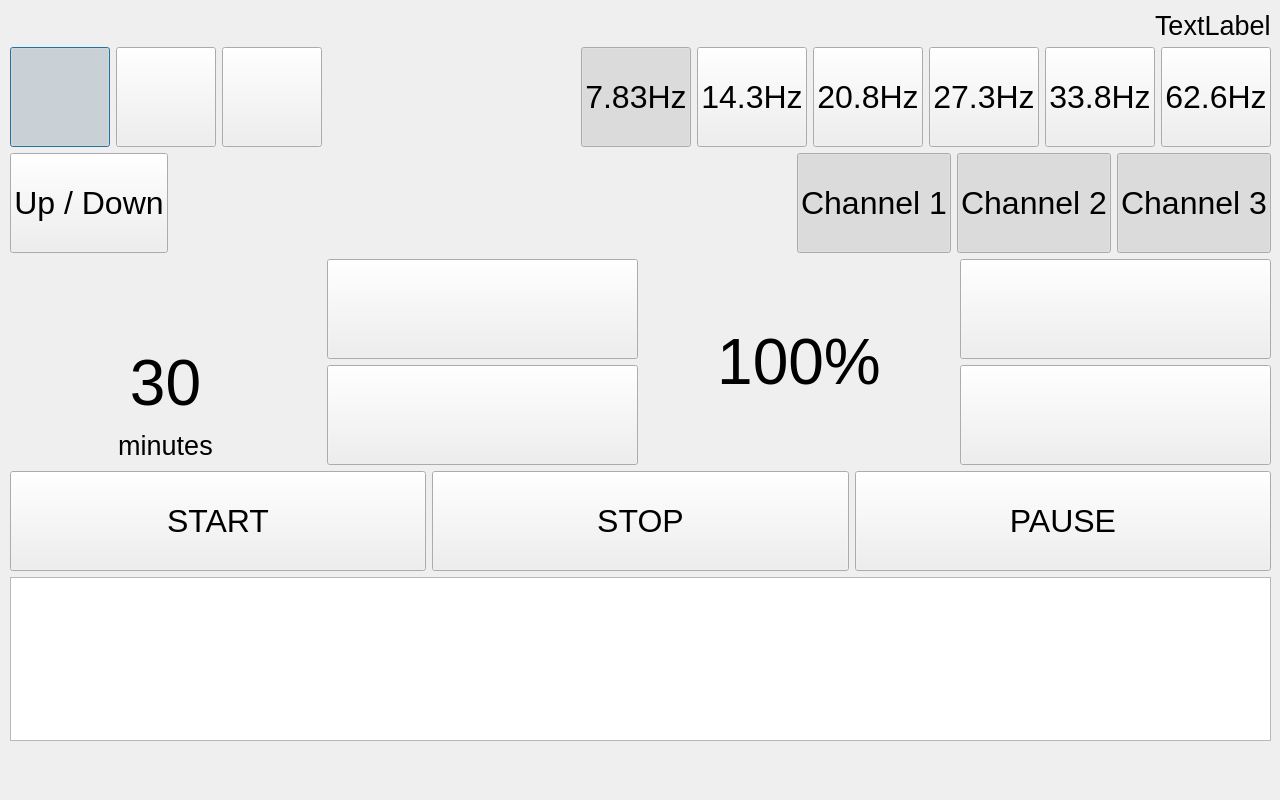
<?xml version="1.0" encoding="UTF-8"?>
<ui version="4.0">
 <class>Dialog</class>
 <widget class="QDialog" name="Dialog">
  <property name="geometry">
   <rect>
    <x>0</x>
    <y>0</y>
    <width>1280</width>
    <height>800</height>
   </rect>
  </property>
  <property name="sizePolicy">
   <sizepolicy hsizetype="Preferred" vsizetype="Preferred">
    <horstretch>0</horstretch>
    <verstretch>0</verstretch>
   </sizepolicy>
  </property>
  <property name="minimumSize">
   <size>
    <width>0</width>
    <height>0</height>
   </size>
  </property>
  <property name="windowTitle">
   <string>Dialog</string>
  </property>
  <property name="styleSheet">
   <string notr="true"/>
  </property>
  <widget class="QWidget" name="verticalLayoutWidget">
   <property name="geometry">
    <rect>
     <x>10</x>
     <y>10</y>
     <width>1261</width>
     <height>771</height>
    </rect>
   </property>
   <layout class="QVBoxLayout" name="verticalLayout">
    <property name="sizeConstraint">
     <enum>QLayout::SetMinimumSize</enum>
    </property>
    <property name="topMargin">
     <number>0</number>
    </property>
    <property name="bottomMargin">
     <number>0</number>
    </property>
    <item>
     <layout class="QHBoxLayout" name="horizontalLayout_4">
      <item>
       <widget class="QLabel" name="label">
        <property name="text">
         <string/>
        </property>
        <property name="pixmap">
         <pixmap resource="stretcher_res.qrc">:/imag/resources/logo_chico.png</pixmap>
        </property>
       </widget>
      </item>
      <item>
       <spacer name="horizontalSpacer_3">
        <property name="orientation">
         <enum>Qt::Horizontal</enum>
        </property>
        <property name="sizeHint" stdset="0">
         <size>
          <width>40</width>
          <height>20</height>
         </size>
        </property>
       </spacer>
      </item>
      <item>
       <widget class="QLabel" name="date_timeLabel">
        <property name="font">
         <font>
          <pointsize>20</pointsize>
         </font>
        </property>
        <property name="text">
         <string>TextLabel</string>
        </property>
       </widget>
      </item>
     </layout>
    </item>
    <item>
     <layout class="QHBoxLayout" name="horizontalLayout">
      <property name="spacing">
       <number>6</number>
      </property>
      <property name="topMargin">
       <number>0</number>
      </property>
      <item>
       <widget class="QPushButton" name="triangularButton">
        <property name="sizePolicy">
         <sizepolicy hsizetype="Fixed" vsizetype="Fixed">
          <horstretch>0</horstretch>
          <verstretch>0</verstretch>
         </sizepolicy>
        </property>
        <property name="minimumSize">
         <size>
          <width>100</width>
          <height>100</height>
         </size>
        </property>
        <property name="text">
         <string/>
        </property>
        <property name="icon">
         <iconset resource="stretcher_res.qrc">
          <normaloff>:/imag/resources/triangular.png</normaloff>:/imag/resources/triangular.png</iconset>
        </property>
        <property name="iconSize">
         <size>
          <width>80</width>
          <height>80</height>
         </size>
        </property>
        <property name="checkable">
         <bool>true</bool>
        </property>
        <property name="checked">
         <bool>true</bool>
        </property>
       </widget>
      </item>
      <item>
       <widget class="QPushButton" name="cuadradaButton">
        <property name="minimumSize">
         <size>
          <width>100</width>
          <height>100</height>
         </size>
        </property>
        <property name="text">
         <string/>
        </property>
        <property name="icon">
         <iconset resource="stretcher_res.qrc">
          <normaloff>:/imag/resources/cuadrada.png</normaloff>:/imag/resources/cuadrada.png</iconset>
        </property>
        <property name="iconSize">
         <size>
          <width>80</width>
          <height>80</height>
         </size>
        </property>
        <property name="checkable">
         <bool>true</bool>
        </property>
       </widget>
      </item>
      <item>
       <widget class="QPushButton" name="senoidalButton">
        <property name="minimumSize">
         <size>
          <width>100</width>
          <height>100</height>
         </size>
        </property>
        <property name="styleSheet">
         <string notr="true"/>
        </property>
        <property name="text">
         <string/>
        </property>
        <property name="icon">
         <iconset resource="stretcher_res.qrc">
          <normaloff>:/imag/resources/senoidal.png</normaloff>:/imag/resources/senoidal.png</iconset>
        </property>
        <property name="iconSize">
         <size>
          <width>80</width>
          <height>80</height>
         </size>
        </property>
        <property name="checkable">
         <bool>true</bool>
        </property>
       </widget>
      </item>
      <item>
       <spacer name="horizontalSpacer">
        <property name="orientation">
         <enum>Qt::Horizontal</enum>
        </property>
        <property name="sizeHint" stdset="0">
         <size>
          <width>40</width>
          <height>20</height>
         </size>
        </property>
       </spacer>
      </item>
      <item>
       <widget class="QPushButton" name="freq1Button">
        <property name="minimumSize">
         <size>
          <width>100</width>
          <height>100</height>
         </size>
        </property>
        <property name="font">
         <font>
          <pointsize>24</pointsize>
         </font>
        </property>
        <property name="focusPolicy">
         <enum>Qt::NoFocus</enum>
        </property>
        <property name="text">
         <string>7.83Hz</string>
        </property>
        <property name="checkable">
         <bool>true</bool>
        </property>
        <property name="checked">
         <bool>true</bool>
        </property>
        <property name="autoExclusive">
         <bool>true</bool>
        </property>
       </widget>
      </item>
      <item>
       <widget class="QPushButton" name="freq2Button">
        <property name="minimumSize">
         <size>
          <width>100</width>
          <height>100</height>
         </size>
        </property>
        <property name="font">
         <font>
          <pointsize>24</pointsize>
         </font>
        </property>
        <property name="focusPolicy">
         <enum>Qt::NoFocus</enum>
        </property>
        <property name="text">
         <string>14.3Hz</string>
        </property>
        <property name="checkable">
         <bool>true</bool>
        </property>
        <property name="checked">
         <bool>false</bool>
        </property>
        <property name="autoExclusive">
         <bool>true</bool>
        </property>
       </widget>
      </item>
      <item>
       <widget class="QPushButton" name="freq3Button">
        <property name="minimumSize">
         <size>
          <width>100</width>
          <height>100</height>
         </size>
        </property>
        <property name="font">
         <font>
          <pointsize>24</pointsize>
         </font>
        </property>
        <property name="focusPolicy">
         <enum>Qt::NoFocus</enum>
        </property>
        <property name="text">
         <string>20.8Hz</string>
        </property>
        <property name="checkable">
         <bool>true</bool>
        </property>
        <property name="checked">
         <bool>false</bool>
        </property>
        <property name="autoExclusive">
         <bool>true</bool>
        </property>
       </widget>
      </item>
      <item>
       <widget class="QPushButton" name="freq4Button">
        <property name="minimumSize">
         <size>
          <width>100</width>
          <height>100</height>
         </size>
        </property>
        <property name="font">
         <font>
          <pointsize>24</pointsize>
         </font>
        </property>
        <property name="focusPolicy">
         <enum>Qt::NoFocus</enum>
        </property>
        <property name="text">
         <string>27.3Hz</string>
        </property>
        <property name="checkable">
         <bool>true</bool>
        </property>
        <property name="checked">
         <bool>false</bool>
        </property>
        <property name="autoExclusive">
         <bool>true</bool>
        </property>
       </widget>
      </item>
      <item>
       <widget class="QPushButton" name="freq5Button">
        <property name="minimumSize">
         <size>
          <width>100</width>
          <height>100</height>
         </size>
        </property>
        <property name="font">
         <font>
          <pointsize>24</pointsize>
         </font>
        </property>
        <property name="focusPolicy">
         <enum>Qt::NoFocus</enum>
        </property>
        <property name="text">
         <string>33.8Hz</string>
        </property>
        <property name="checkable">
         <bool>true</bool>
        </property>
        <property name="autoExclusive">
         <bool>true</bool>
        </property>
       </widget>
      </item>
      <item>
       <widget class="QPushButton" name="freq6Button">
        <property name="minimumSize">
         <size>
          <width>100</width>
          <height>100</height>
         </size>
        </property>
        <property name="font">
         <font>
          <pointsize>24</pointsize>
         </font>
        </property>
        <property name="focusPolicy">
         <enum>Qt::NoFocus</enum>
        </property>
        <property name="text">
         <string>62.6Hz</string>
        </property>
        <property name="checkable">
         <bool>true</bool>
        </property>
        <property name="autoExclusive">
         <bool>true</bool>
        </property>
       </widget>
      </item>
     </layout>
    </item>
    <item>
     <layout class="QHBoxLayout" name="horizontalLayout_5">
      <item>
       <widget class="QPushButton" name="updownButton">
        <property name="sizePolicy">
         <sizepolicy hsizetype="Fixed" vsizetype="Fixed">
          <horstretch>0</horstretch>
          <verstretch>0</verstretch>
         </sizepolicy>
        </property>
        <property name="minimumSize">
         <size>
          <width>100</width>
          <height>100</height>
         </size>
        </property>
        <property name="font">
         <font>
          <pointsize>24</pointsize>
         </font>
        </property>
        <property name="focusPolicy">
         <enum>Qt::NoFocus</enum>
        </property>
        <property name="text">
         <string>Up / Down</string>
        </property>
        <property name="checkable">
         <bool>false</bool>
        </property>
        <property name="checked">
         <bool>false</bool>
        </property>
       </widget>
      </item>
      <item>
       <spacer name="horizontalSpacer_2">
        <property name="orientation">
         <enum>Qt::Horizontal</enum>
        </property>
        <property name="sizeHint" stdset="0">
         <size>
          <width>40</width>
          <height>20</height>
         </size>
        </property>
       </spacer>
      </item>
      <item>
       <widget class="QPushButton" name="ch1Button">
        <property name="sizePolicy">
         <sizepolicy hsizetype="Fixed" vsizetype="Fixed">
          <horstretch>0</horstretch>
          <verstretch>0</verstretch>
         </sizepolicy>
        </property>
        <property name="minimumSize">
         <size>
          <width>100</width>
          <height>100</height>
         </size>
        </property>
        <property name="font">
         <font>
          <pointsize>24</pointsize>
         </font>
        </property>
        <property name="focusPolicy">
         <enum>Qt::NoFocus</enum>
        </property>
        <property name="text">
         <string>Channel 1</string>
        </property>
        <property name="checkable">
         <bool>true</bool>
        </property>
        <property name="checked">
         <bool>true</bool>
        </property>
       </widget>
      </item>
      <item>
       <widget class="QPushButton" name="ch2Button">
        <property name="sizePolicy">
         <sizepolicy hsizetype="Fixed" vsizetype="Fixed">
          <horstretch>0</horstretch>
          <verstretch>0</verstretch>
         </sizepolicy>
        </property>
        <property name="minimumSize">
         <size>
          <width>100</width>
          <height>100</height>
         </size>
        </property>
        <property name="font">
         <font>
          <pointsize>24</pointsize>
         </font>
        </property>
        <property name="focusPolicy">
         <enum>Qt::NoFocus</enum>
        </property>
        <property name="text">
         <string>Channel 2</string>
        </property>
        <property name="checkable">
         <bool>true</bool>
        </property>
        <property name="checked">
         <bool>true</bool>
        </property>
       </widget>
      </item>
      <item>
       <widget class="QPushButton" name="ch3Button">
        <property name="sizePolicy">
         <sizepolicy hsizetype="Fixed" vsizetype="Fixed">
          <horstretch>0</horstretch>
          <verstretch>0</verstretch>
         </sizepolicy>
        </property>
        <property name="minimumSize">
         <size>
          <width>100</width>
          <height>100</height>
         </size>
        </property>
        <property name="font">
         <font>
          <pointsize>24</pointsize>
         </font>
        </property>
        <property name="focusPolicy">
         <enum>Qt::NoFocus</enum>
        </property>
        <property name="text">
         <string>Channel 3</string>
        </property>
        <property name="checkable">
         <bool>true</bool>
        </property>
        <property name="checked">
         <bool>true</bool>
        </property>
       </widget>
      </item>
     </layout>
    </item>
    <item>
     <layout class="QHBoxLayout" name="horizontalLayout_2">
      <property name="leftMargin">
       <number>0</number>
      </property>
      <item>
       <layout class="QVBoxLayout" name="verticalLayout_5">
        <item>
         <widget class="QLabel" name="minutesLabel">
          <property name="font">
           <font>
            <pointsize>48</pointsize>
           </font>
          </property>
          <property name="text">
           <string>30</string>
          </property>
          <property name="alignment">
           <set>Qt::AlignBottom|Qt::AlignHCenter</set>
          </property>
          <property name="margin">
           <number>20</number>
          </property>
         </widget>
        </item>
        <item>
         <widget class="QLabel" name="timeStringLabel">
          <property name="sizePolicy">
           <sizepolicy hsizetype="Preferred" vsizetype="Fixed">
            <horstretch>0</horstretch>
            <verstretch>0</verstretch>
           </sizepolicy>
          </property>
          <property name="minimumSize">
           <size>
            <width>0</width>
            <height>40</height>
           </size>
          </property>
          <property name="font">
           <font>
            <pointsize>20</pointsize>
           </font>
          </property>
          <property name="text">
           <string>minutes</string>
          </property>
          <property name="alignment">
           <set>Qt::AlignCenter</set>
          </property>
         </widget>
        </item>
       </layout>
      </item>
      <item>
       <layout class="QVBoxLayout" name="verticalLayout_4">
        <item>
         <widget class="QPushButton" name="timeUpButton">
          <property name="minimumSize">
           <size>
            <width>100</width>
            <height>100</height>
           </size>
          </property>
          <property name="text">
           <string/>
          </property>
          <property name="icon">
           <iconset resource="stretcher_res.qrc">
            <normaloff>:/imag/resources/arrow_up.png</normaloff>:/imag/resources/arrow_up.png</iconset>
          </property>
          <property name="iconSize">
           <size>
            <width>75</width>
            <height>75</height>
           </size>
          </property>
         </widget>
        </item>
        <item>
         <widget class="QPushButton" name="timeDwnButton">
          <property name="minimumSize">
           <size>
            <width>100</width>
            <height>100</height>
           </size>
          </property>
          <property name="text">
           <string/>
          </property>
          <property name="icon">
           <iconset resource="stretcher_res.qrc">
            <normaloff>:/imag/resources/arrow_down.png</normaloff>:/imag/resources/arrow_down.png</iconset>
          </property>
          <property name="iconSize">
           <size>
            <width>75</width>
            <height>75</height>
           </size>
          </property>
         </widget>
        </item>
       </layout>
      </item>
      <item>
       <layout class="QVBoxLayout" name="verticalLayout_3">
        <item>
         <widget class="QLabel" name="powerLabel">
          <property name="font">
           <font>
            <pointsize>48</pointsize>
           </font>
          </property>
          <property name="text">
           <string>100%</string>
          </property>
          <property name="alignment">
           <set>Qt::AlignCenter</set>
          </property>
         </widget>
        </item>
       </layout>
      </item>
      <item>
       <layout class="QVBoxLayout" name="verticalLayout_2">
        <item>
         <widget class="QPushButton" name="powerUpButton">
          <property name="minimumSize">
           <size>
            <width>100</width>
            <height>100</height>
           </size>
          </property>
          <property name="text">
           <string/>
          </property>
          <property name="icon">
           <iconset resource="stretcher_res.qrc">
            <normaloff>:/imag/resources/arrow_up.png</normaloff>:/imag/resources/arrow_up.png</iconset>
          </property>
          <property name="iconSize">
           <size>
            <width>75</width>
            <height>75</height>
           </size>
          </property>
         </widget>
        </item>
        <item>
         <widget class="QPushButton" name="powerDwnButton">
          <property name="minimumSize">
           <size>
            <width>100</width>
            <height>100</height>
           </size>
          </property>
          <property name="text">
           <string/>
          </property>
          <property name="icon">
           <iconset resource="stretcher_res.qrc">
            <normaloff>:/imag/resources/arrow_down.png</normaloff>:/imag/resources/arrow_down.png</iconset>
          </property>
          <property name="iconSize">
           <size>
            <width>75</width>
            <height>75</height>
           </size>
          </property>
         </widget>
        </item>
       </layout>
      </item>
     </layout>
    </item>
    <item>
     <layout class="QHBoxLayout" name="horizontalLayout_6">
      <item>
       <widget class="QPushButton" name="startButton">
        <property name="sizePolicy">
         <sizepolicy hsizetype="Expanding" vsizetype="Fixed">
          <horstretch>0</horstretch>
          <verstretch>0</verstretch>
         </sizepolicy>
        </property>
        <property name="minimumSize">
         <size>
          <width>100</width>
          <height>100</height>
         </size>
        </property>
        <property name="font">
         <font>
          <pointsize>24</pointsize>
         </font>
        </property>
        <property name="focusPolicy">
         <enum>Qt::NoFocus</enum>
        </property>
        <property name="text">
         <string>START</string>
        </property>
        <property name="checkable">
         <bool>false</bool>
        </property>
        <property name="checked">
         <bool>false</bool>
        </property>
       </widget>
      </item>
      <item>
       <widget class="QPushButton" name="stopButton">
        <property name="sizePolicy">
         <sizepolicy hsizetype="Expanding" vsizetype="Fixed">
          <horstretch>0</horstretch>
          <verstretch>0</verstretch>
         </sizepolicy>
        </property>
        <property name="minimumSize">
         <size>
          <width>100</width>
          <height>100</height>
         </size>
        </property>
        <property name="font">
         <font>
          <pointsize>24</pointsize>
         </font>
        </property>
        <property name="focusPolicy">
         <enum>Qt::NoFocus</enum>
        </property>
        <property name="text">
         <string>STOP</string>
        </property>
        <property name="checkable">
         <bool>false</bool>
        </property>
        <property name="checked">
         <bool>false</bool>
        </property>
       </widget>
      </item>
      <item>
       <widget class="QPushButton" name="pauseButton">
        <property name="sizePolicy">
         <sizepolicy hsizetype="Expanding" vsizetype="Fixed">
          <horstretch>0</horstretch>
          <verstretch>0</verstretch>
         </sizepolicy>
        </property>
        <property name="minimumSize">
         <size>
          <width>100</width>
          <height>100</height>
         </size>
        </property>
        <property name="font">
         <font>
          <pointsize>24</pointsize>
         </font>
        </property>
        <property name="focusPolicy">
         <enum>Qt::NoFocus</enum>
        </property>
        <property name="text">
         <string>PAUSE</string>
        </property>
        <property name="checkable">
         <bool>false</bool>
        </property>
        <property name="checked">
         <bool>false</bool>
        </property>
       </widget>
      </item>
     </layout>
    </item>
    <item>
     <widget class="QTextEdit" name="textEdit">
      <property name="sizePolicy">
       <sizepolicy hsizetype="Expanding" vsizetype="Fixed">
        <horstretch>0</horstretch>
        <verstretch>80</verstretch>
       </sizepolicy>
      </property>
      <property name="minimumSize">
       <size>
        <width>0</width>
        <height>80</height>
       </size>
      </property>
     </widget>
    </item>
    <item>
     <spacer name="verticalSpacer">
      <property name="orientation">
       <enum>Qt::Vertical</enum>
      </property>
      <property name="sizeHint" stdset="0">
       <size>
        <width>20</width>
        <height>40</height>
       </size>
      </property>
     </spacer>
    </item>
   </layout>
  </widget>
 </widget>
 <resources>
  <include location="stretcher_res.qrc"/>
 </resources>
 <connections/>
</ui>
